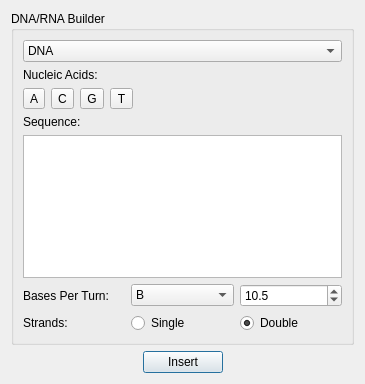
<?xml version="1.0" encoding="UTF-8"?>
<ui version="4.0">
 <class>InsertDNADialog</class>
 <widget class="QDialog" name="InsertDNADialog">
  <property name="geometry">
   <rect>
    <x>0</x>
    <y>0</y>
    <width>365</width>
    <height>384</height>
   </rect>
  </property>
  <property name="windowTitle">
   <string>Insert Nucleic Acids</string>
  </property>
  <layout class="QVBoxLayout" name="verticalLayout">
   <item>
    <widget class="QGroupBox" name="groupBox">
     <property name="title">
      <string>DNA/RNA Builder</string>
     </property>
     <layout class="QVBoxLayout" name="verticalLayout_2">
      <item>
       <widget class="QComboBox" name="typeComboBox">
        <item>
         <property name="text">
          <string>DNA</string>
         </property>
        </item>
        <item>
         <property name="text">
          <string>RNA</string>
         </property>
        </item>
       </widget>
      </item>
      <item>
       <widget class="QLabel" name="label_6">
        <property name="text">
         <string>Nucleic Acids:</string>
        </property>
       </widget>
      </item>
      <item>
       <layout class="QHBoxLayout" name="horizontalLayout">
        <item>
         <widget class="QToolButton" name="toolButton_A">
          <property name="toolTip">
           <string>Adenine</string>
          </property>
          <property name="text">
           <string extracomment="adenine (A)">A</string>
          </property>
         </widget>
        </item>
        <item>
         <widget class="QToolButton" name="toolButton_C">
          <property name="toolTip">
           <string>Cytosine</string>
          </property>
          <property name="text">
           <string extracomment="cytosine (C)">C</string>
          </property>
         </widget>
        </item>
        <item>
         <widget class="QToolButton" name="toolButton_G">
          <property name="toolTip">
           <string>Guanine</string>
          </property>
          <property name="text">
           <string extracomment="guanine (G)">G</string>
          </property>
         </widget>
        </item>
        <item>
         <widget class="QToolButton" name="toolButton_TU">
          <property name="toolTip">
           <string>Thymine</string>
          </property>
          <property name="text">
           <string extracomment="thymine (T)">T</string>
          </property>
         </widget>
        </item>
        <item>
         <spacer name="horizontalSpacer">
          <property name="orientation">
           <enum>Qt::Horizontal</enum>
          </property>
          <property name="sizeHint" stdset="0">
           <size>
            <width>40</width>
            <height>20</height>
           </size>
          </property>
         </spacer>
        </item>
       </layout>
      </item>
      <item>
       <widget class="QLabel" name="label">
        <property name="text">
         <string>Sequence:</string>
        </property>
       </widget>
      </item>
      <item>
       <widget class="QPlainTextEdit" name="sequenceText">
        <property name="focusPolicy">
         <enum>Qt::StrongFocus</enum>
        </property>
       </widget>
      </item>
      <item>
       <layout class="QGridLayout" name="gridLayout_3">
        <item row="0" column="1">
         <widget class="QComboBox" name="bpCombo">
          <property name="toolTip">
           <string>the number of base pairs per helix turn</string>
          </property>
          <property name="currentIndex">
           <number>1</number>
          </property>
          <item>
           <property name="text">
            <string>A</string>
           </property>
          </item>
          <item>
           <property name="text">
            <string>B</string>
           </property>
          </item>
          <item>
           <property name="text">
            <string>Z</string>
           </property>
          </item>
          <item>
           <property name="text">
            <string>Other</string>
           </property>
          </item>
         </widget>
        </item>
        <item row="0" column="2">
         <widget class="QDoubleSpinBox" name="bpTurnsSpin">
          <property name="toolTip">
           <string>the number of base pairs per helix turn</string>
          </property>
          <property name="suffix">
           <string/>
          </property>
          <property name="decimals">
           <number>1</number>
          </property>
          <property name="minimum">
           <double>0.000000000000000</double>
          </property>
          <property name="maximum">
           <double>15.000000000000000</double>
          </property>
          <property name="value">
           <double>10.500000000000000</double>
          </property>
         </widget>
        </item>
        <item row="0" column="0">
         <widget class="QLabel" name="label_3">
          <property name="text">
           <string>Bases Per Turn:</string>
          </property>
         </widget>
        </item>
       </layout>
      </item>
      <item>
       <layout class="QHBoxLayout" name="horizontalLayout_3">
        <item>
         <widget class="QLabel" name="label_2">
          <property name="text">
           <string>Strands:</string>
          </property>
         </widget>
        </item>
        <item>
         <widget class="QRadioButton" name="singleStrandRadio">
          <property name="text">
           <string extracomment="single-strand DNA">Single</string>
          </property>
         </widget>
        </item>
        <item>
         <widget class="QRadioButton" name="doubleStrandRadio">
          <property name="text">
           <string extracomment="double-strand DNA">Double</string>
          </property>
          <property name="checked">
           <bool>true</bool>
          </property>
         </widget>
        </item>
       </layout>
      </item>
     </layout>
    </widget>
   </item>
   <item>
    <layout class="QHBoxLayout" name="horizontalLayout_2">
     <item>
      <spacer name="horizontalSpacer_3">
       <property name="orientation">
        <enum>Qt::Horizontal</enum>
       </property>
       <property name="sizeHint" stdset="0">
        <size>
         <width>40</width>
         <height>20</height>
        </size>
       </property>
      </spacer>
     </item>
     <item>
      <widget class="QPushButton" name="insertButton">
       <property name="text">
        <string>Insert</string>
       </property>
       <property name="default">
        <bool>true</bool>
       </property>
      </widget>
     </item>
     <item>
      <spacer name="horizontalSpacer_2">
       <property name="orientation">
        <enum>Qt::Horizontal</enum>
       </property>
       <property name="sizeHint" stdset="0">
        <size>
         <width>40</width>
         <height>20</height>
        </size>
       </property>
      </spacer>
     </item>
    </layout>
   </item>
   <item>
    <spacer name="verticalSpacer">
     <property name="orientation">
      <enum>Qt::Vertical</enum>
     </property>
     <property name="sizeHint" stdset="0">
      <size>
       <width>20</width>
       <height>0</height>
      </size>
     </property>
    </spacer>
   </item>
  </layout>
 </widget>
 <resources/>
 <connections/>
</ui>
